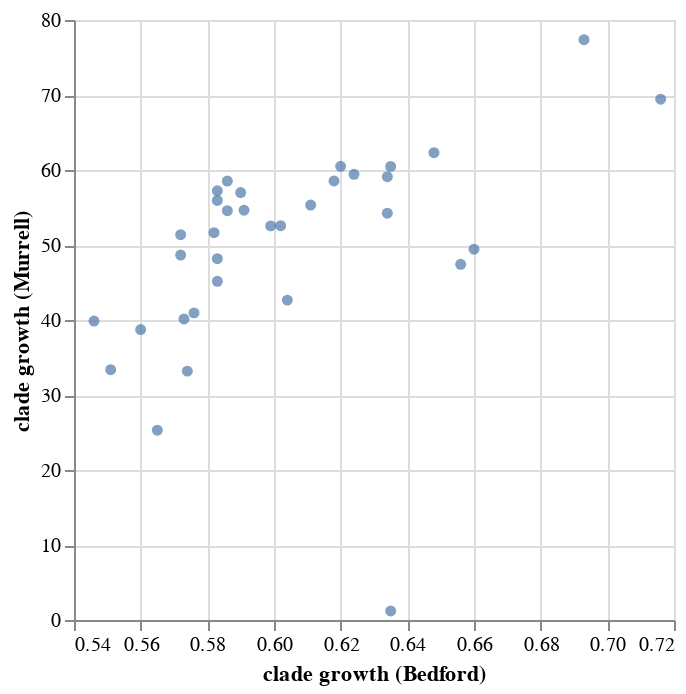

The notebook cell this image was saved under:
### Markdown cell above
Look at correlation of Bedford and Murrell growth rates:

### Code cell
display(
    clade_phenotypes
    .assign(
        has_Bedford_growth=lambda x: x["clade growth (Bedford)"].notnull(),
        has_Murrell_growth=lambda x: x["clade growth (Murrell)"].notnull(),
    )
    .groupby(["has_Bedford_growth", "has_Murrell_growth"])
    .aggregate(n_clades=pd.NamedAgg("clade", "count"))
)

(
    alt.Chart(
        clade_phenotypes[["clade growth (Bedford)", "clade growth (Murrell)", "clade", "date", "seq_volume"]]
    )
    .encode(
        x=alt.X("clade growth (Bedford)", scale=alt.Scale(zero=False)),
        y=alt.Y("clade growth (Murrell)", scale=alt.Scale(zero=False)),
        tooltip=["clade", "date", "seq_volume"],
    )
    .mark_circle()
)

### Figure 1 — Vega-Lite specification as saved in the notebook (floating-point values rounded to 4 significant figures; data arrays with more than 128 entries replaced by an {"elided": "..."} marker saying what was removed)
{"config": {"view": {"continuousWidth": 300, "continuousHeight": 300}}, "data": {"name": "data-82f4bd6d00f04c89a22c7a587f9ce0ce"}, "mark": {"type": "circle"}, "encoding": {"tooltip": [{"field": "clade", "type": "nominal"}, {"field": "date", "type": "nominal"}, {"field": "seq_volume", "type": "quantitative"}], "x": {"field": "clade growth (Bedford)", "scale": {"zero": false}, "type": "quantitative"}, "y": {"field": "clade growth (Murrell)", "scale": {"zero": false}, "type": "quantitative"}}, "$schema": "https://vega.github.io/schema/vega-lite/v5.16.3.json", "datasets": {"data-82f4bd6d00f04c89a22c7a587f9ce0ce": {"elided": "3811 records"}}}
